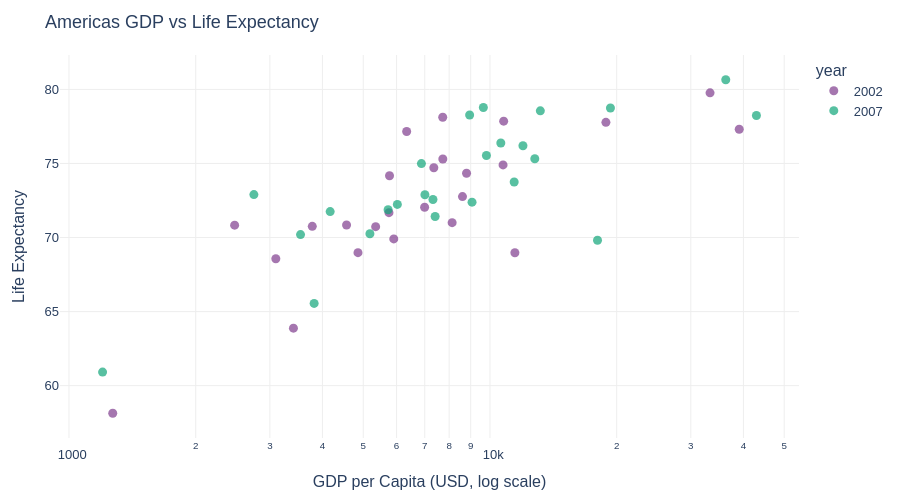

The notebook cell this image was saved under:
### Code cell
fig = px.scatter(
    data_frame=df1, x='gdpPercap', y='lifeExp',
    color='year',
    hover_name='country',
    log_x=True,                             # log scale: wealth is non-linear
    labels={'gdpPercap': 'GDP per Capita (USD, log scale)',
            'lifeExp': 'Life Expectancy',
            'continent': ''},
    color_discrete_sequence=px.colors.qualitative.Bold
)
fig.update_layout(
    title='Americas GDP vs Life Expectancy',
    plot_bgcolor='white', paper_bgcolor='white',
    font=dict(family='Arial', size=13),
    yaxis=dict(gridcolor='#EEEEEE'),
    xaxis=dict(showgrid=True, gridcolor='#EEEEEE'),
    margin=dict(l=60, r=40, t=55, b=40), height=500
)
fig.update_traces(marker=dict(size=9, opacity=0.7))
fig.show()

### Figure 1 — Plotly figure (JSON) as saved in the notebook; plotly's stock layout.template omitted (floating-point values rounded to 4 significant figures)
{"data": [{"hovertemplate": "<b>%{hovertext}</b><br><br>year=2002<br>GDP per Capita (USD, log scale)=%{x}<br>Life Expectancy=%{y}<extra></extra>", "hovertext": ["Argentina", "Bolivia", "Brazil", "Canada", "Chile", "Colombia", "Costa Rica", "Cuba", "Dominican Republic", "Ecuador", "El Salvador", "Guatemala", "Haiti", "Honduras", "Jamaica", "Mexico", "Nicaragua", "Panama", "Paraguay", "Peru", "Puerto Rico", "Trinidad and Tobago", "United States", "Uruguay", "Venezuela"], "legendgroup": "2002", "marker": {"color": "rgb(127, 60, 141)", "opacity": 0.7, "size": 9, "symbol": "circle"}, "mode": "markers", "name": "2002", "orientation": "v", "showlegend": true, "type": "scatter", "x": [8798.0, 3413.0, 8131.0, 33330.0, 10780.0, 5755.0, 7723.0, 6341.0, 4564.0, 5773.0, 5352.0, 4858.0, 1270.0, 3100.0, 6995.0, 10740.0, 2475.0, 7356.0, 3784.0, 5909.0, 18860.0, 11460.0, 39100.0, 7727.0, 8605.0], "xaxis": "x", "y": [74.34, 63.88, 71.01, 79.77, 77.86, 71.68, 78.12, 77.16, 70.85, 74.17, 70.73, 68.98, 58.14, 68.56, 72.05, 74.9, 70.84, 74.71, 70.75, 69.91, 77.78, 68.98, 77.31, 75.31, 72.77], "yaxis": "y"}, {"hovertemplate": "<b>%{hovertext}</b><br><br>year=2007<br>GDP per Capita (USD, log scale)=%{x}<br>Life Expectancy=%{y}<extra></extra>", "hovertext": ["Argentina", "Bolivia", "Brazil", "Canada", "Chile", "Colombia", "Costa Rica", "Cuba", "Dominican Republic", "Ecuador", "El Salvador", "Guatemala", "Haiti", "Honduras", "Jamaica", "Mexico", "Nicaragua", "Panama", "Paraguay", "Peru", "Puerto Rico", "Trinidad and Tobago", "United States", "Uruguay", "Venezuela"], "legendgroup": "2007", "marker": {"color": "rgb(17, 165, 121)", "opacity": 0.7, "size": 9, "symbol": "circle"}, "mode": "markers", "name": "2007", "orientation": "v", "showlegend": true, "type": "scatter", "x": [12780.0, 3822.0, 9066.0, 36320.0, 13170.0, 7007.0, 9645.0, 8948.0, 6025.0, 6873.0, 5728.0, 5186.0, 1202.0, 3548.0, 7321.0, 11980.0, 2749.0, 9809.0, 4173.0, 7409.0, 19330.0, 18010.0, 42950.0, 10610.0, 11420.0], "xaxis": "x", "y": [75.32, 65.55, 72.39, 80.65, 78.55, 72.89, 78.78, 78.27, 72.23, 74.99, 71.88, 70.26, 60.92, 70.2, 72.57, 76.19, 72.9, 75.54, 71.75, 71.42, 78.75, 69.82, 78.24, 76.38, 73.75], "yaxis": "y"}], "layout": {"font": {"family": "Arial", "size": 13}, "height": 500, "legend": {"title": {"text": "year"}, "tracegroupgap": 0}, "margin": {"b": 40, "l": 60, "r": 40, "t": 55}, "paper_bgcolor": "white", "plot_bgcolor": "white", "title": {"text": "Americas GDP vs Life Expectancy"}, "xaxis": {"anchor": "y", "domain": [0, 1], "gridcolor": "#EEEEEE", "showgrid": true, "title": {"text": "GDP per Capita (USD, log scale)"}, "type": "log"}, "yaxis": {"anchor": "x", "domain": [0, 1], "gridcolor": "#EEEEEE", "title": {"text": "Life Expectancy"}}}}
